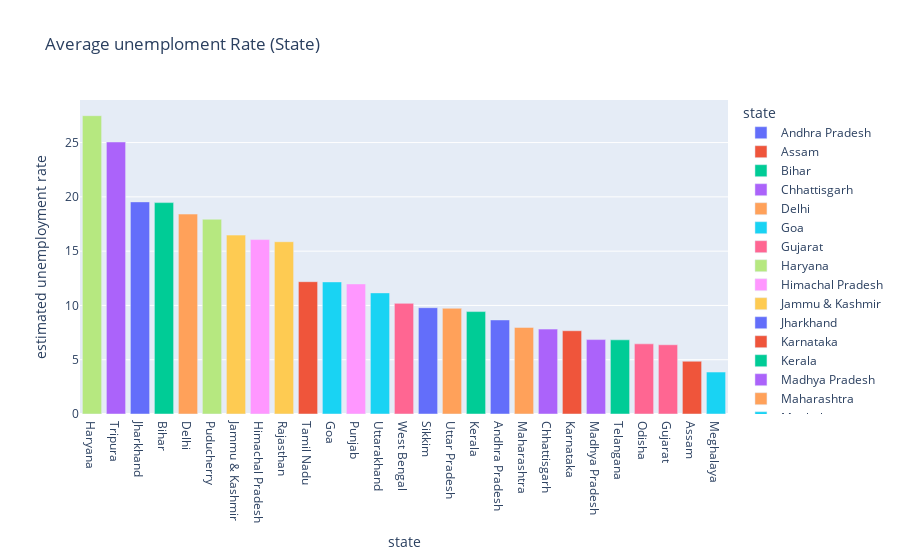

The notebook cell this image was saved under:
### Code cell
# average unemployment rate bar plot
fig = px.bar(state, x='state', y="estimated unemployment rate", color="state", title="Average unemploment Rate (State)")
fig.update_layout(xaxis={'categoryorder':'total descending'})

fig.show()

### Figure 1 — Plotly figure (JSON) as saved in the notebook; plotly's stock layout.template omitted (floating-point values rounded to 4 significant figures)
{"data": [{"alignmentgroup": "True", "hovertemplate": "state=%{x}<br>estimated unemployment rate=%{y}<extra></extra>", "legendgroup": "Andhra Pradesh", "marker": {"color": "#636efa", "pattern": {"shape": ""}}, "name": "Andhra Pradesh", "offsetgroup": "Andhra Pradesh", "orientation": "v", "showlegend": true, "textposition": "auto", "type": "bar", "x": ["Andhra Pradesh"], "xaxis": "x", "y": [8.664], "yaxis": "y"}, {"alignmentgroup": "True", "hovertemplate": "state=%{x}<br>estimated unemployment rate=%{y}<extra></extra>", "legendgroup": "Assam", "marker": {"color": "#EF553B", "pattern": {"shape": ""}}, "name": "Assam", "offsetgroup": "Assam", "orientation": "v", "showlegend": true, "textposition": "auto", "type": "bar", "x": ["Assam"], "xaxis": "x", "y": [4.856], "yaxis": "y"}, {"alignmentgroup": "True", "hovertemplate": "state=%{x}<br>estimated unemployment rate=%{y}<extra></extra>", "legendgroup": "Bihar", "marker": {"color": "#00cc96", "pattern": {"shape": ""}}, "name": "Bihar", "offsetgroup": "Bihar", "orientation": "v", "showlegend": true, "textposition": "auto", "type": "bar", "x": ["Bihar"], "xaxis": "x", "y": [19.47], "yaxis": "y"}, {"alignmentgroup": "True", "hovertemplate": "state=%{x}<br>estimated unemployment rate=%{y}<extra></extra>", "legendgroup": "Chhattisgarh", "marker": {"color": "#ab63fa", "pattern": {"shape": ""}}, "name": "Chhattisgarh", "offsetgroup": "Chhattisgarh", "orientation": "v", "showlegend": true, "textposition": "auto", "type": "bar", "x": ["Chhattisgarh"], "xaxis": "x", "y": [7.819], "yaxis": "y"}, {"alignmentgroup": "True", "hovertemplate": "state=%{x}<br>estimated unemployment rate=%{y}<extra></extra>", "legendgroup": "Delhi", "marker": {"color": "#FFA15A", "pattern": {"shape": ""}}, "name": "Delhi", "offsetgroup": "Delhi", "orientation": "v", "showlegend": true, "textposition": "auto", "type": "bar", "x": ["Delhi"], "xaxis": "x", "y": [18.41], "yaxis": "y"}, {"alignmentgroup": "True", "hovertemplate": "state=%{x}<br>estimated unemployment rate=%{y}<extra></extra>", "legendgroup": "Goa", "marker": {"color": "#19d3f3", "pattern": {"shape": ""}}, "name": "Goa", "offsetgroup": "Goa", "orientation": "v", "showlegend": true, "textposition": "auto", "type": "bar", "x": ["Goa"], "xaxis": "x", "y": [12.17], "yaxis": "y"}, {"alignmentgroup": "True", "hovertemplate": "state=%{x}<br>estimated unemployment rate=%{y}<extra></extra>", "legendgroup": "Gujarat", "marker": {"color": "#FF6692", "pattern": {"shape": ""}}, "name": "Gujarat", "offsetgroup": "Gujarat", "orientation": "v", "showlegend": true, "textposition": "auto", "type": "bar", "x": ["Gujarat"], "xaxis": "x", "y": [6.376], "yaxis": "y"}, {"alignmentgroup": "True", "hovertemplate": "state=%{x}<br>estimated unemployment rate=%{y}<extra></extra>", "legendgroup": "Haryana", "marker": {"color": "#B6E880", "pattern": {"shape": ""}}, "name": "Haryana", "offsetgroup": "Haryana", "orientation": "v", "showlegend": true, "textposition": "auto", "type": "bar", "x": ["Haryana"], "xaxis": "x", "y": [27.48], "yaxis": "y"}, {"alignmentgroup": "True", "hovertemplate": "state=%{x}<br>estimated unemployment rate=%{y}<extra></extra>", "legendgroup": "Himachal Pradesh", "marker": {"color": "#FF97FF", "pattern": {"shape": ""}}, "name": "Himachal Pradesh", "offsetgroup": "Himachal Pradesh", "orientation": "v", "showlegend": true, "textposition": "auto", "type": "bar", "x": ["Himachal Pradesh"], "xaxis": "x", "y": [16.07], "yaxis": "y"}, {"alignmentgroup": "True", "hovertemplate": "state=%{x}<br>estimated unemployment rate=%{y}<extra></extra>", "legendgroup": "Jammu & Kashmir", "marker": {"color": "#FECB52", "pattern": {"shape": ""}}, "name": "Jammu & Kashmir", "offsetgroup": "Jammu & Kashmir", "orientation": "v", "showlegend": true, "textposition": "auto", "type": "bar", "x": ["Jammu & Kashmir"], "xaxis": "x", "y": [16.48], "yaxis": "y"}, {"alignmentgroup": "True", "hovertemplate": "state=%{x}<br>estimated unemployment rate=%{y}<extra></extra>", "legendgroup": "Jharkhand", "marker": {"color": "#636efa", "pattern": {"shape": ""}}, "name": "Jharkhand", "offsetgroup": "Jharkhand", "orientation": "v", "showlegend": true, "textposition": "auto", "type": "bar", "x": ["Jharkhand"], "xaxis": "x", "y": [19.54], "yaxis": "y"}, {"alignmentgroup": "True", "hovertemplate": "state=%{x}<br>estimated unemployment rate=%{y}<extra></extra>", "legendgroup": "Karnataka", "marker": {"color": "#EF553B", "pattern": {"shape": ""}}, "name": "Karnataka", "offsetgroup": "Karnataka", "orientation": "v", "showlegend": true, "textposition": "auto", "type": "bar", "x": ["Karnataka"], "xaxis": "x", "y": [7.668], "yaxis": "y"}, {"alignmentgroup": "True", "hovertemplate": "state=%{x}<br>estimated unemployment rate=%{y}<extra></extra>", "legendgroup": "Kerala", "marker": {"color": "#00cc96", "pattern": {"shape": ""}}, "name": "Kerala", "offsetgroup": "Kerala", "orientation": "v", "showlegend": true, "textposition": "auto", "type": "bar", "x": ["Kerala"], "xaxis": "x", "y": [9.434], "yaxis": "y"}, {"alignmentgroup": "True", "hovertemplate": "state=%{x}<br>estimated unemployment rate=%{y}<extra></extra>", "legendgroup": "Madhya Pradesh", "marker": {"color": "#ab63fa", "pattern": {"shape": ""}}, "name": "Madhya Pradesh", "offsetgroup": "Madhya Pradesh", "orientation": "v", "showlegend": true, "textposition": "auto", "type": "bar", "x": ["Madhya Pradesh"], "xaxis": "x", "y": [6.854], "yaxis": "y"}, {"alignmentgroup": "True", "hovertemplate": "state=%{x}<br>estimated unemployment rate=%{y}<extra></extra>", "legendgroup": "Maharashtra", "marker": {"color": "#FFA15A", "pattern": {"shape": ""}}, "name": "Maharashtra", "offsetgroup": "Maharashtra", "orientation": "v", "showlegend": true, "textposition": "auto", "type": "bar", "x": ["Maharashtra"], "xaxis": "x", "y": [7.979], "yaxis": "y"}, {"alignmentgroup": "True", "hovertemplate": "state=%{x}<br>estimated unemployment rate=%{y}<extra></extra>", "legendgroup": "Meghalaya", "marker": {"color": "#19d3f3", "pattern": {"shape": ""}}, "name": "Meghalaya", "offsetgroup": "Meghalaya", "orientation": "v", "showlegend": true, "textposition": "auto", "type": "bar", "x": ["Meghalaya"], "xaxis": "x", "y": [3.866], "yaxis": "y"}, {"alignmentgroup": "True", "hovertemplate": "state=%{x}<br>estimated unemployment rate=%{y}<extra></extra>", "legendgroup": "Odisha", "marker": {"color": "#FF6692", "pattern": {"shape": ""}}, "name": "Odisha", "offsetgroup": "Odisha", "orientation": "v", "showlegend": true, "textposition": "auto", "type": "bar", "x": ["Odisha"], "xaxis": "x", "y": [6.462], "yaxis": "y"}, {"alignmentgroup": "True", "hovertemplate": "state=%{x}<br>estimated unemployment rate=%{y}<extra></extra>", "legendgroup": "Puducherry", "marker": {"color": "#B6E880", "pattern": {"shape": ""}}, "name": "Puducherry", "offsetgroup": "Puducherry", "orientation": "v", "showlegend": true, "textposition": "auto", "type": "bar", "x": ["Puducherry"], "xaxis": "x", "y": [17.94], "yaxis": "y"}, {"alignmentgroup": "True", "hovertemplate": "state=%{x}<br>estimated unemployment rate=%{y}<extra></extra>", "legendgroup": "Punjab", "marker": {"color": "#FF97FF", "pattern": {"shape": ""}}, "name": "Punjab", "offsetgroup": "Punjab", "orientation": "v", "showlegend": true, "textposition": "auto", "type": "bar", "x": ["Punjab"], "xaxis": "x", "y": [11.98], "yaxis": "y"}, {"alignmentgroup": "True", "hovertemplate": "state=%{x}<br>estimated unemployment rate=%{y}<extra></extra>", "legendgroup": "Rajasthan", "marker": {"color": "#FECB52", "pattern": {"shape": ""}}, "name": "Rajasthan", "offsetgroup": "Rajasthan", "orientation": "v", "showlegend": true, "textposition": "auto", "type": "bar", "x": ["Rajasthan"], "xaxis": "x", "y": [15.87], "yaxis": "y"}, {"alignmentgroup": "True", "hovertemplate": "state=%{x}<br>estimated unemployment rate=%{y}<extra></extra>", "legendgroup": "Sikkim", "marker": {"color": "#636efa", "pattern": {"shape": ""}}, "name": "Sikkim", "offsetgroup": "Sikkim", "orientation": "v", "showlegend": true, "textposition": "auto", "type": "bar", "x": ["Sikkim"], "xaxis": "x", "y": [9.793], "yaxis": "y"}, {"alignmentgroup": "True", "hovertemplate": "state=%{x}<br>estimated unemployment rate=%{y}<extra></extra>", "legendgroup": "Tamil Nadu", "marker": {"color": "#EF553B", "pattern": {"shape": ""}}, "name": "Tamil Nadu", "offsetgroup": "Tamil Nadu", "orientation": "v", "showlegend": true, "textposition": "auto", "type": "bar", "x": ["Tamil Nadu"], "xaxis": "x", "y": [12.19], "yaxis": "y"}, {"alignmentgroup": "True", "hovertemplate": "state=%{x}<br>estimated unemployment rate=%{y}<extra></extra>", "legendgroup": "Telangana", "marker": {"color": "#00cc96", "pattern": {"shape": ""}}, "name": "Telangana", "offsetgroup": "Telangana", "orientation": "v", "showlegend": true, "textposition": "auto", "type": "bar", "x": ["Telangana"], "xaxis": "x", "y": [6.833], "yaxis": "y"}, {"alignmentgroup": "True", "hovertemplate": "state=%{x}<br>estimated unemployment rate=%{y}<extra></extra>", "legendgroup": "Tripura", "marker": {"color": "#ab63fa", "pattern": {"shape": ""}}, "name": "Tripura", "offsetgroup": "Tripura", "orientation": "v", "showlegend": true, "textposition": "auto", "type": "bar", "x": ["Tripura"], "xaxis": "x", "y": [25.05], "yaxis": "y"}, {"alignmentgroup": "True", "hovertemplate": "state=%{x}<br>estimated unemployment rate=%{y}<extra></extra>", "legendgroup": "Uttar Pradesh", "marker": {"color": "#FFA15A", "pattern": {"shape": ""}}, "name": "Uttar Pradesh", "offsetgroup": "Uttar Pradesh", "orientation": "v", "showlegend": true, "textposition": "auto", "type": "bar", "x": ["Uttar Pradesh"], "xaxis": "x", "y": [9.737], "yaxis": "y"}, {"alignmentgroup": "True", "hovertemplate": "state=%{x}<br>estimated unemployment rate=%{y}<extra></extra>", "legendgroup": "Uttarakhand", "marker": {"color": "#19d3f3", "pattern": {"shape": ""}}, "name": "Uttarakhand", "offsetgroup": "Uttarakhand", "orientation": "v", "showlegend": true, "textposition": "auto", "type": "bar", "x": ["Uttarakhand"], "xaxis": "x", "y": [11.16], "yaxis": "y"}, {"alignmentgroup": "True", "hovertemplate": "state=%{x}<br>estimated unemployment rate=%{y}<extra></extra>", "legendgroup": "West Bengal", "marker": {"color": "#FF6692", "pattern": {"shape": ""}}, "name": "West Bengal", "offsetgroup": "West Bengal", "orientation": "v", "showlegend": true, "textposition": "auto", "type": "bar", "x": ["West Bengal"], "xaxis": "x", "y": [10.19], "yaxis": "y"}], "layout": {"barmode": "relative", "legend": {"title": {"text": "state"}, "tracegroupgap": 0}, "title": {"text": "Average unemploment Rate (State)"}, "xaxis": {"anchor": "y", "categoryarray": ["Andhra Pradesh", "Assam", "Bihar", "Chhattisgarh", "Delhi", "Goa", "Gujarat", "Haryana", "Himachal Pradesh", "Jammu & Kashmir", "Jharkhand", "Karnataka", "Kerala", "Madhya Pradesh", "Maharashtra", "Meghalaya", "Odisha", "Puducherry", "Punjab", "Rajasthan", "Sikkim", "Tamil Nadu", "Telangana", "Tripura", "Uttar Pradesh", "Uttarakhand", "West Bengal"], "categoryorder": "total descending", "domain": [0, 1], "title": {"text": "state"}}, "yaxis": {"anchor": "x", "domain": [0, 1], "title": {"text": "estimated unemployment rate"}}}}
